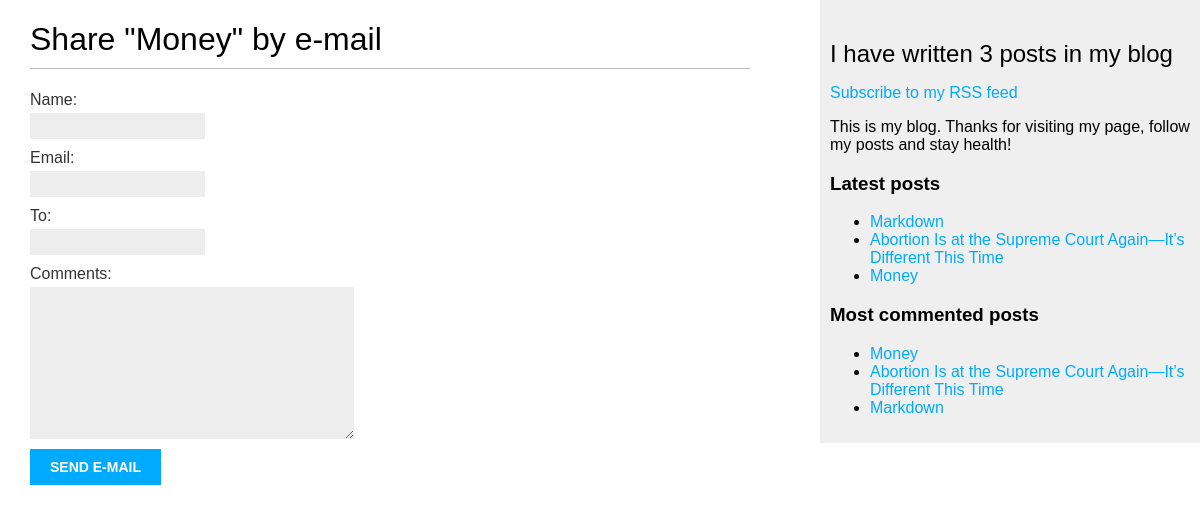
Screenshot of /blog/1/share with the database file from the repository.
### blog/models.py (models this page shows, shortened)
class Post(models.Model):
    STATUS_CHOICES = (('draft', 'Draft'), ('published', 'Published'))
    title = models.CharField(max_length=250)
    slug = models.SlugField(max_length=250, unique_for_date='publish')
    author = models.ForeignKey(User, on_delete=models.CASCADE, related_name='blog_posts')
    body = models.TextField()
    publish = models.DateTimeField(default=timezone.now)
    updated = models.DateTimeField(auto_now=True)
    created = models.DateTimeField(auto_now_add=True)
    status = models.CharField(max_length=10, choices=STATUS_CHOICES, default='draft')
    objects = models.Manager()
    published = PublishedManager()
    tags = TaggableManager()
    class Meta:
        ordering = ('-publish',)
    def get_absolute_url(self):
        return reverse('blog:post_detail', args=[self.publish.year, self.publish.month, self.publish.day, self.slug])

### blog/views.py (the view)
# urls.py: path('<int:post_id>/share', views.post_share, name='post_share'),
def post_share(request, post_id):
    post = get_object_or_404(Post, id=post_id, status='published')
    sent = False
    if request.method == 'POST':
        form = EmailPostForm(request.POST)
        if form.is_valid():
            cd = form.cleaned_data
            post_url = request.build_absolute_uri(
                post.get_absolute_url())
            subject = f"{cd['name']} recommends you read " \
                      f"{post.title}"
            message = f"Read {post.title} at {post_url}\n\n" \
                      f"{cd['name']}\'s comments: {cd['comments']}"
            send_mail(subject, message, 'torogeldiev_t@auca.kg',
                      [cd['to']])
            sent = True
    else:
        form = EmailPostForm()
    return render(request, 'blog/post/share.html', {'post': post,
                                                    'form': form,
                                                    'sent': sent})

### blog/forms.py
class EmailPostForm(forms.Form):
    name = forms.CharField(max_length=25)
    email = forms.EmailField()
    to = forms.EmailField()
    comments = forms.CharField(required=False, widget=forms.Textarea)

### blog/models.py (called while the page is built)
    def get_queryset(self):
        return super(PublishedManager,
                     self).get_queryset() \
            .filter(status='published')

### blog/templatetags/blog_tags.py (called while the page is built)
@register.simple_tag(name='posts_written')
def posts_written():
    return Post.published.count()

@register.inclusion_tag('blog/post/latest_posts.html')
def show_latest_posts(counter):
    latest_posts = Post.published.order_by('-publish')[:counter]
    return {'latest_posts': latest_posts}

@register.inclusion_tag('blog/comment/most_commented_posts.html')
def most_commented_posts(counter):
    most_commented = Post.published.annotate(most_commented=Count('comments')).order_by('-most_commented')[:counter]
    return {'most_commented_posts': most_commented}

### blog/templates/blog/post/share.html (shortened to what this page needs)
{% extends "blog/base.html" %}
{% block content %}
{% if sent %}
<h1>E-mail successfully sent</h1>
<p>
    "{{ post.title }}" was successfully sent to {{ form.cleaned_data.to }}.
</p>
{% else %}
<h1>Share "{{ post.title }}" by e-mail</h1>
<form method="post">
    {{ form.as_p }}
    <input type="submit" value="Send e-mail">
</form>
{% endif %}
{% endblock %}

### blog/templates/blog/post/latest_posts.html
<ul>
    {% for post in latest_posts %}
    <li>
        <a href="{{ post.get_absolute_url }}">{{ post.title }}</a>
    </li>
    {% endfor %}
</ul>

### blog/templates/blog/comment/most_commented_posts.html
<ul>
    {% with most_commented_posts as posts %}
    {% for post in posts %}
    <li>
        <a href="{{ post.get_absolute_url }}">{{ post.title }}</a>
    </li>
    {% endfor %}
    {% endwith %}
</ul>

### blog/static/css/blog.css (style rules this page uses)
body { margin:0; padding:0; font-family:helvetica, sans-serif; }
a { color:#00abff; text-decoration:none; }
h1 { font-weight:normal; border-bottom:1px solid #bbb; padding:0 0 10px 0; }
label { float:left; clear:both; color:#333; margin-bottom:4px; }
input, textarea { clear:both; float:left; margin:0 0 10px; background:#ededed; border:0; padding:6px 10px; font-size:12px; }
input[type=submit] { font-weight:bold; background:#00abff; color:#fff; padding:10px 20px; font-size:14px; text-transform:uppercase; }

### rows the page displays
Post: title "Money"
Post: title "Markdown"
Post: title "Abortion Is at the Supreme Court Again—It’s Different This Time"
